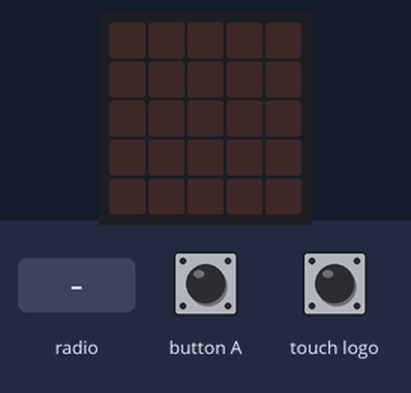
A program run on a simulated BBC micro:bit (MakeCode). Shown: the board's 5×5 LED display. The test bench sets the inputs (shaded band). Random numbers come from a fixed seed.

Above: at 1.2 s.
1.3 s: button A pressed for 0.15 s
At 2.5 s:
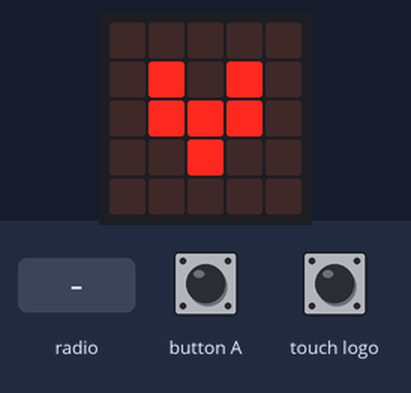
2.9 s: touch logo pressed for 0.15 s
At 4.1 s:
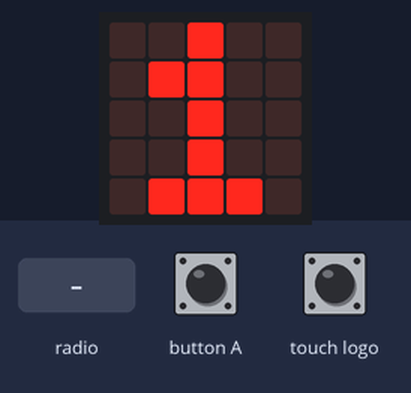
4.5 s: radio message "1" arrives
At 5.4 s:
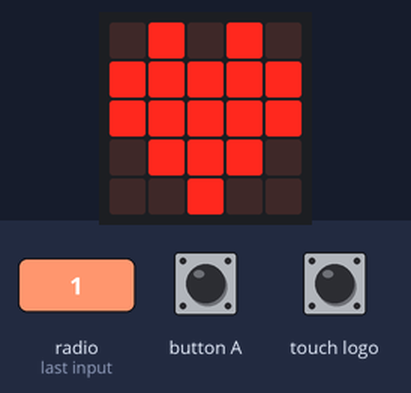
6.0 s: button A pressed for 0.15 s
At 7.3 s:
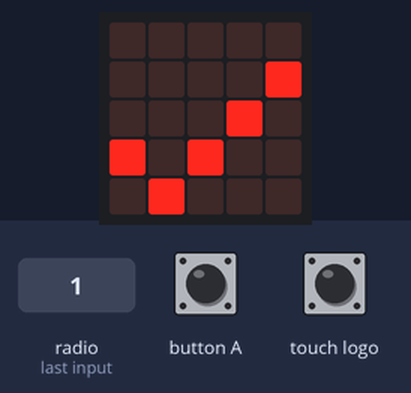
7.6 s: button A pressed for 0.15 s
At 8.5 s:
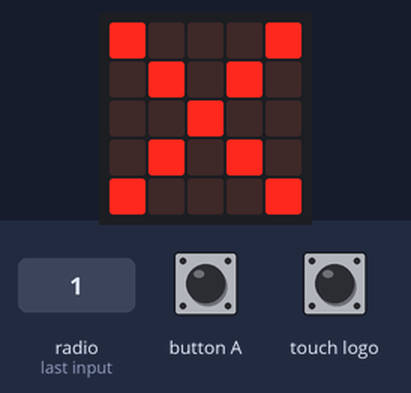
9.2 s: button A pressed for 0.15 s
At 9.7 s:
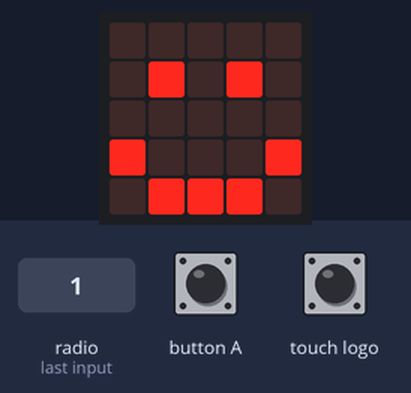
Timing chart, 0 to 11.8 s (numbered marks = the images above; inputs shaded):
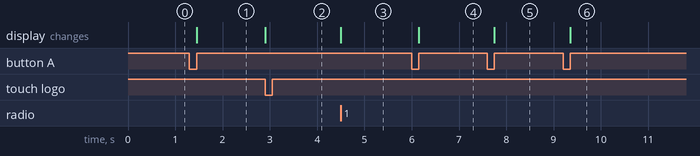

Measured:
- after the input at 1.3 s, the display: changes after 0.15 s (image 1)
- after the input at 2.9 s, the display: changes at once (image 2)
- after the input at 4.5 s, the display: changes at once (image 3)
- after the input at 6.0 s, the display: changes after 0.15 s (image 4)
- after the input at 7.6 s, the display: changes after 0.15 s (image 5)
- after the input at 9.2 s, the display: changes after 0.15 s (image 6)

The program:

main.ts
```typescript
function changeCanal() {
    band++;
    if (band > 83) {
        band = 0;
    }
    radio.setFrequencyBand(band);
    basic.showNumber(band);
}
function selectIcon() {
    baseIcon++;
    if (baseIcon > 39) {
        baseIcon = 0;
    }
    basic.showIcon(baseIcon);
}
radio.onReceivedString(function (message) {
	afficherMessage(message);
})
function afficherMessage (message: string) {
    const icon = message.split("|")[1];
    basic.showIcon(parseInt(icon));
}
let localId = randint(0, 9999)
let band = 0;
let baseIcon = 0;
radio.setFrequencyBand(band);
radio.setTransmitSerialNumber(true)
input.onLogoEvent(TouchButtonEvent.Touched, changeCanal)
input.onButtonPressed(Button.A, selectIcon);
//input.onButtonPressed(Button.B, sendIcon);
```

test.ts
```typescript
// les tests vont ici ; cela ne sera pas compilé si ce paquet est utilisé en tant qu'extension.
```
